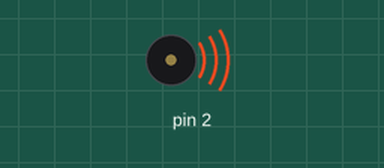
Bench run of a sketch on a simulated Arduino Uno, built with avr-gcc and run on an emulated ATmega328P. Shown: buzzer (waves = sounding).

Above: at 0.1 s.
Timing chart, 0 to 1.6 s (numbered marks = the images above):
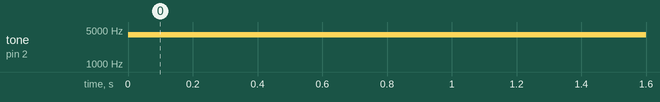

The sketch:

sound.ino
```cpp
void setup() {
  // put your setup code here, to run once:
  pinMode(2, OUTPUT);
}

void loop() {
  // put your main code here, to run repeatedly:
  tone(2, 4000, 8);
}
```

Measured:
- by itself, tone on pin 2: silent → 4000 Hz at 0.00 s
